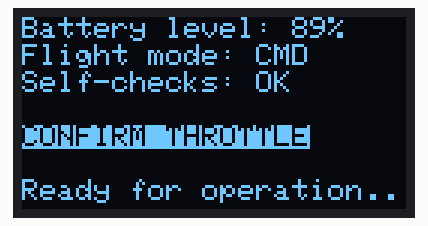
Simulated run of this sketch. Board: Arduino Uno, built with avr-gcc and run on an emulated ATmega328P. On the bench: 128×64 one-colour display. The display library's start-up logo is not drawn.

Above: at 2.4 s.

The sketch:

oled1.3.ino
```cpp
#include <Wire.h>
#include <Adafruit_GFX.h>
#include <Adafruit_SH110X.h>

#define i2c_Address 0x3c //initialize with the I2C addr 0x3C Typically eBay OLED's

#define SCREEN_WIDTH 128 // OLED display width, in pixels
#define SCREEN_HEIGHT 64 // OLED display height, in pixels
#define OLED_RESET -1   //   QT-PY / XIAO
Adafruit_SH1106G display = Adafruit_SH1106G(SCREEN_WIDTH, SCREEN_HEIGHT, &Wire, OLED_RESET);

void setup()   {

  Serial.begin(9600);

  delay(250); // wait for the OLED to power up
  display.begin(i2c_Address, true); // Address 0x3C default
 //display.setContrast (0); // dim display

  display.display();
  delay(2000);

  // Clear the buffer.
  display.clearDisplay();


  // text display tests
  display.setTextSize(1);
  display.setTextColor(SH110X_WHITE);
  display.setCursor(0, 0);
  display.println("Battery level: 89%");
  display.setCursor(0, 9);
  display.println("Flight mode: CMD");
  display.setCursor(0, 18);
  display.println("Self-checks: OK");
  display.setCursor(0, 27);
  display.println("");
  display.setTextColor(SH110X_BLACK, SH110X_WHITE);
  display.setCursor(0, 36);
  display.println("CONFIRM THROTTLE");
  display.setCursor(0, 45);
  display.println("");
  display.setTextColor(SH110X_WHITE, SH110X_BLACK);
  display.setCursor(0, 54);
  display.println("Ready for operation...");
  display.display();
  delay(2000);
  display.clearDisplay();
}


void loop() {

}
```
